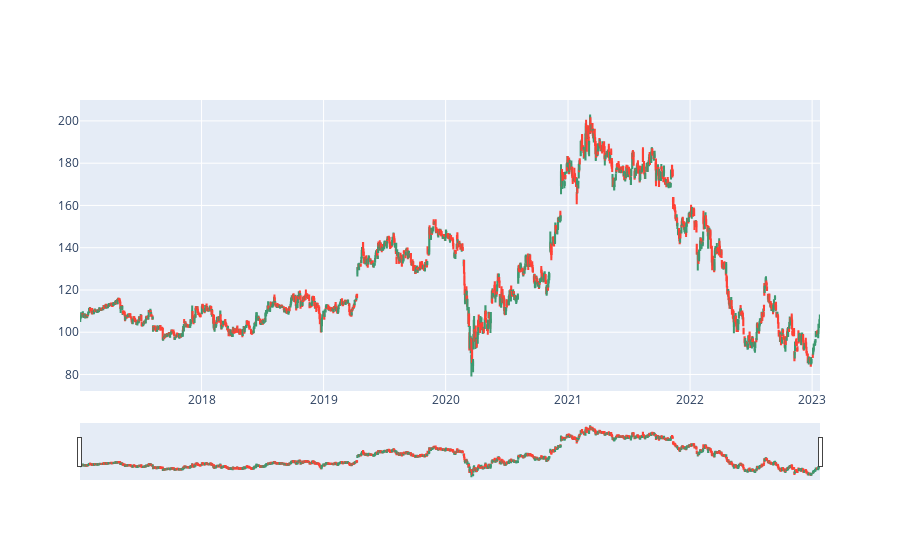

Here is the notebook cell this chart was saved with:
### Code cell
dis_candle_fig = go.Figure(data=[go.Candlestick(x=df_dis['stock_date'],
                open=df_dis['open_price'],
                high=df_dis['high_price'],
                low=df_dis['low_price'],
                close=df_dis['close_price'])])
dis_candle_fig.show()

### Figure 1 — Plotly figure (JSON) as saved in the notebook; plotly's stock layout.template omitted (floating-point values rounded to 4 significant figures; data arrays with more than 128 entries replaced by an {"elided": "..."} marker saying what was removed)
{"data": [{"close": {"elided": "1525 float values"}, "high": {"elided": "1525 float values"}, "low": {"elided": "1525 float values"}, "open": {"elided": "1525 float values"}, "type": "candlestick", "x": {"elided": "1525 str values"}}], "layout": {}}
